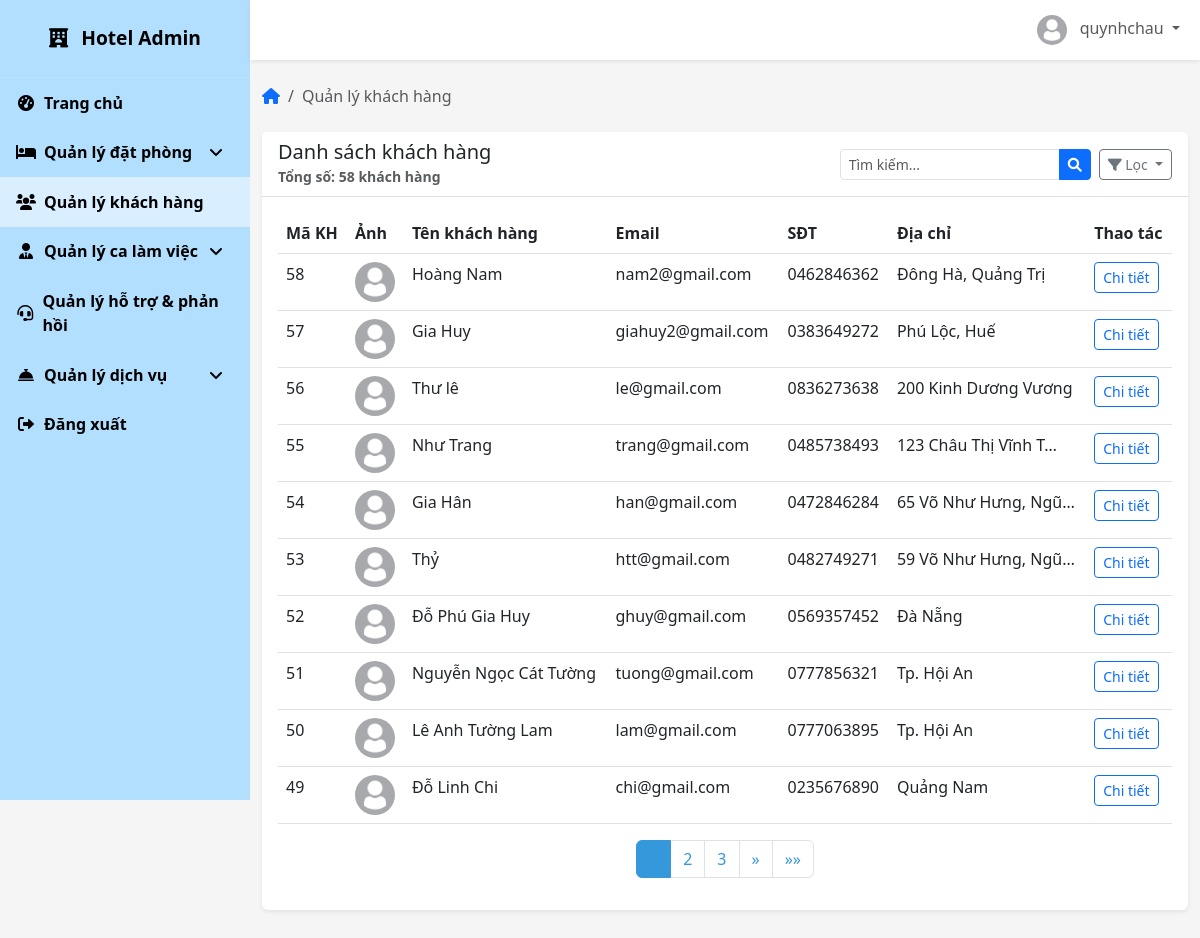
Page /admin-dashboard/customers/ (signed in) on the committed database.
### accounts/models.py (models this page shows, shortened)
class TaiKhoan(AbstractBaseUser, PermissionsMixin):
    username = models.CharField(
        max_length=150,
        unique=True,
        verbose_name=_('Tên đăng nhập'),
        error_messages={
            'unique': _("Tên đăng nhập đã tồn tại."),
        },
    )
    email = models.EmailField(
        verbose_name=_('Địa chỉ email'),
        max_length=255,
        unique=True,
        blank=True,
        null=True,
        error_messages={
            'unique': _("Email đã được sử dụng."),
        },
    )
    sdt = models.CharField(
        max_length=15,
        verbose_name=_('Số điện thoại'),
        blank=True,
        null=True,
    )
    dia_chi = models.TextField(
        verbose_name=_('Địa chỉ'),
        blank=True,
        null=True,
    )
    loai_tk = models.CharField(
        max_length=20,
        choices=[
            ('khach_hang', 'Khách hàng'),
            ('nhan_vien', 'Nhân viên'),
            ('admin', 'Quản lý'),
        ],
        default='khach_hang',
        verbose_name=_('Loại tài khoản'),
    )
    is_staff = models.BooleanField(
        default=False,
        verbose_name=_('Truy cập quản trị'),
    )
    is_active = models.BooleanField(
        default=True,
        verbose_name=_('Kích hoạt'),
    )
    objects = TaiKhoanManager()
    USERNAME_FIELD = 'username'
    REQUIRED_FIELDS = ['email']
    class Meta:
        verbose_name = _('Tài khoản')
        verbose_name_plural = _('Tài khoản')

### core/models.py (models this page shows, shortened)
class KhachHang(models.Model):
    ma_kh = models.AutoField(primary_key=True)
    tai_khoan = models.OneToOneField(settings.AUTH_USER_MODEL, on_delete=models.CASCADE)
    ten_kh = models.CharField(max_length=50)
    sdt = models.CharField(max_length=10)
    email = models.EmailField()
    dia_chi = models.TextField()
    anh_dai_dien = models.ImageField(upload_to='khach_hang/', null=True, blank=True)
    ghi_chu = models.TextField(blank=True)

### core/views.py (the view)
# urls.py: path('admin-dashboard/customers/', core_views.admin_customer_management, name='admin_customer_management'),
@login_required
@user_passes_test(is_admin_or_staff)
def admin_customer_management(request):
    logger.debug(f"User accessing admin_customer_management: {request.user.username}, Role: {getattr(request.user, 'loai_tk', 'N/A')}, Authenticated: {request.user.is_authenticated}")
    customers = KhachHang.objects.all().order_by('-ma_kh')
    search_query = request.GET.get('search', '')
    if search_query:
        customers = customers.filter(
            Q(ten_kh__icontains=search_query) |
            Q(sdt__icontains=search_query) |
            Q(email__icontains=search_query))
    paginator = Paginator(customers, 10)
    page_number = request.GET.get('page')
    page_obj = paginator.get_page(page_number)
    context = {
        'page_obj': page_obj,
        'search_query': search_query,
        'is_admin': request.user.loai_tk == 'admin',
        'is_staff': request.user.loai_tk == 'nhan_vien',
    }
    return render(request, 'admin/customer_management.html', context)

### core/context_processors.py (called while the page is built)
def user_roles_processor(request):
    is_user_true_admin = False  # Phân biệt admin thật sự (superuser hoặc loai_tk='admin')
    is_regular_staff_role = False  # Nhân viên thường, không phải admin/superuser
    if request.user.is_authenticated:
        if request.user.is_superuser or getattr(request.user, 'loai_tk', None) == 'admin':
            is_user_true_admin = True
        if getattr(request.user, 'loai_tk', None) == 'nhan_vien' and not is_user_true_admin:
            is_regular_staff_role = True
    return {
        'is_user_true_admin': is_user_true_admin,
        'is_regular_staff_role': is_regular_staff_role,
    }

### core/views.py (called while the page is built)
def is_admin(user):
    try:
        return user.is_authenticated and (user.is_superuser or getattr(user, 'loai_tk', '').strip().lower() == 'admin')
    except AttributeError as e:
        logger.error(f"Error in is_admin: {str(e)}")
        return False

def is_admin_or_staff(user):
    return is_admin(user) or is_staff(user)

### templates/admin/customer_management.html (shortened to what this page needs)
{% extends 'admin/base.html' %}
{% block breadcrumb %}
<li class="breadcrumb-item active" aria-current="page">Quản lý khách hàng</li>
{% endblock %}
{% block admin_content %}
<div class="card">
    <div class="card-header d-flex justify-content-between align-items-center">
        <div>
            <h5 class="mb-0">Danh sách khách hàng</h5>
            <small class="text-muted">Tổng số: {{ page_obj.paginator.count }} khách hàng</small>
        </div>
        <div class="d-flex">
            <form method="get" class="d-flex">
                <div class="input-group me-2">
                    <input type="text" name="search" class="form-control form-control-sm" placeholder="Tìm kiếm..." value="{{ search_query }}">
                    <button class="btn btn-sm btn-primary" type="submit">
                        <i class="fas fa-search"></i>
                    </button>
                </div>
                <div class="dropdown">
                    <button class="btn btn-sm btn-outline-secondary dropdown-toggle" type="button" id="filterDropdown" data-bs-toggle="dropdown" aria-expanded="false">
                        <i class="fas fa-filter"></i> Lọc
                    </button>
                </div>
            </form>
        </div>
    </div>
    <div class="card-body">
        <div class="table-responsive">
            <table class="table table-hover">
                <thead>
                    <tr>
                        <th>Mã KH</th>
                        <th>Ảnh</th>
                        <th>Tên khách hàng</th>
                        <th>Email</th>
                        <th>SĐT</th>
                        <th>Địa chỉ</th>
                        <th>Thao tác</th>
                    </tr>
                </thead>
                <tbody>
                    {% for customer in page_obj %}
                    <tr>
                        <td>{{ customer.ma_kh }}</td>
                        <td>
                            {% if customer.anh_dai_dien %}
    <img src="{{ customer.anh_dai_dien.url }}" class="rounded-circle" width="40" height="40" alt="Avatar">
{% else %}
    <img src="/static/images/default-avartar.jpg" class="rounded-circle" width="40" height="40" alt="Avatar">
{% endif %}
                        </td>
                        <td>{{ customer.ten_kh }}</td>
                        <td>{{ customer.email }}</td>
                        <td>{{ customer.sdt }}</td>
                        <td>{{ customer.dia_chi|truncatechars:20 }}</td>
                        <td>
                            <a href="{% url 'customer_detail' customer.ma_kh %}" class="btn btn-sm btn-outline-primary">Chi tiết</a>
                        </td>
                    </tr>
                    {% endfor %}
                </tbody>
            </table>
        </div>
        {% include 'admin/pagination.html' with page_obj=page_obj %}
    </div>
</div>
{% endblock %}

### templates/admin/base.html (shortened to what this page needs)
{% extends 'base.html' %}
{% load static %}
{% block extra_css %}
<link rel="stylesheet" href="https://cdnjs.cloudflare.com/ajax/libs/font-awesome/6.0.0/css/all.min.css">
{% endblock %}
{% block content %}
<div class="sidebar" style="background-color: #B3DFFF; color: black;">
    <div class="sidebar-brand">
        <i class="fas fa-hotel me-2"></i>
        <span>Hotel Admin</span>
    </div>
    <ul class="sidebar-nav">
        <li class="sidebar-nav-item">
            <a href="{% url 'admin_dashboard' %}" class="sidebar-nav-link {% if request.resolver_match.url_name == 'admin_dashboard' %}active{% endif %}" style="color: black; font-weight: bold;">
                <i class="fas fa-tachometer-alt"></i>
                <span>Trang chủ</span>
            </a>
        </li>
        <li class="sidebar-nav-item">
            <a href="#roomManagement" class="sidebar-nav-link " data-bs-toggle="collapse" style="color: black; font-weight: bold;">
                <i class="fas fa-bed"></i>
                <span>Quản lý đặt phòng</span>
                <i class="fas fa-angle-down ms-auto"></i>
            </a>
        </li>
        <li class="sidebar-nav-item">
            <a href="{% url 'admin_customer_management' %}" class="sidebar-nav-link {% if request.resolver_match.url_name == 'admin_customer_management' %}active{% endif %}" style="color: black; font-weight: bold;">
                <i class="fas fa-users"></i>
                <span>Quản lý khách hàng</span>
            </a>
        </li>
        <li class="sidebar-nav-item">
            <a href="#staffManagement" class="sidebar-nav-link " data-bs-toggle="collapse" style="color: black; font-weight: bold;">
                <i class="fas fa-user-tie"></i>
                <span>Quản lý ca làm việc</span>
                <i class="fas fa-angle-down ms-auto"></i>
            </a>
        </li>
        <li class="sidebar-nav-item">
            <a href="{% url 'admin_request_management' %}" class="sidebar-nav-link {% if request.resolver_match.url_name == 'admin_request_management' %}active{% endif %}" style="color: black; font-weight: bold;">
                <i class="fas fa-headset"></i>
                <span>Quản lý hỗ trợ & phản hồi</span>
            </a>
        </li>
        <li class="sidebar-nav-item">
            <a href="#serviceManagement" class="sidebar-nav-link " data-bs-toggle="collapse" style="color: black; font-weight: bold;">
                <i class="fas fa-concierge-bell"></i>
                <span>Quản lý dịch vụ</span>
                <i class="fas fa-angle-down ms-auto"></i>
            </a>
        </li>
        <li class="sidebar-nav-item">
            <a href="{% url 'logout' %}" class="sidebar-nav-link" style="color: black; font-weight: bold;">
                <i class="fas fa-sign-out-alt"></i>
                <span>Đăng xuất</span>
            </a>
        </li>
    </ul>
</div>
<div class="main-content">
    <nav class="navbar navbar-expand navbar-light bg-white">
        <div class="container-fluid">
            <ul class="navbar-nav ms-auto">
                <li class="nav-item dropdown">
                    <a class="nav-link dropdown-toggle" href="#" id="navbarDropdown" role="button" data-bs-toggle="dropdown" aria-expanded="false">
                        <img src="{% if user.avatar %}{{ user.avatar.url}}{% else %}{% static 'images/default-avartar.jpg' %}{% endif %}" class="avatar me-2" alt="Avatar">
                        <span class="d-none d-md-inline">{{ request.user.get_full_name|default:request.user.username }}</span>
                    </a>
                </li>
            </ul>
        </div>
    </nav>
    <div class="container-fluid py-4">
        <nav aria-label="breadcrumb" class="mb-4">
            <ol class="breadcrumb">
                <li class="breadcrumb-item"><a href="{% url 'admin_dashboard' %}"><i class="fas fa-home"></i></a></li>
                {% block breadcrumb %}
                {% endblock %}
            </ol>
        </nav>
        {% block admin_content %}
        {% endblock %}
    </div>
</div>
{% endblock %}

### templates/admin/base.html (style rules this page uses)
:root { --sidebar-width: 250px; --navbar-height: 60px; --primary-color: #3498db; --secondary-color: #2c3e50; --light-color: #ecf0f1; --dark-color: #34495e; --success-color: #2ecc71; --danger-color: #e74c3c; --warning-color: #f39c12; }
body { font-family: 'Segoe UI', Tahoma, Geneva, Verdana, sans-serif; background-color: #f5f5f5; }
.sidebar { width: var(--sidebar-width); height: 100vh; position: fixed; top: 0; left: 0; background-color: var(--secondary-color); color: white; transition: all 0.3s; z-index: 1000; }
.sidebar-brand { padding: 1.5rem 1rem; font-size: 1.2rem; font-weight: bold; text-align: center; border-bottom: 1px solid rgba(255, 255, 255, 0.1); }
.sidebar-nav { padding: 0; list-style: none; }
.sidebar-nav-item { position: relative; }
.sidebar-nav-link { display: flex; align-items: center; padding: 0.8rem 1rem; color: rgba(255, 255, 255, 0.7); text-decoration: none; transition: all 0.3s; }
.sidebar-nav-link:hover, .sidebar-nav-link.active { color: white; background-color: rgba(255, 255, 255, 0.5); }
.sidebar-nav-link i { margin-right: 0.5rem; width: 20px; text-align: center; }
.main-content { margin-left: var(--sidebar-width); padding-top: var(--navbar-height); min-height: 100vh; transition: all 0.3s; }
.navbar { height: var(--navbar-height); position: fixed; top: 0; right: 0; left: var(--sidebar-width); z-index: 1030; background-color: white; box-shadow: 0 0.125rem 0.25rem rgba(0, 0, 0, 0.075); }
.breadcrumb { background-color: transparent; padding: 0; }
.card { border: none; box-shadow: 0 0.125rem 0.25rem rgba(0, 0, 0, 0.075); margin-bottom: 1.5rem; }
.card-header { background-color: white; border-bottom: 1px solid rgba(0, 0, 0, 0.125); font-weight: bold; }
.table th { border-top: none; font-weight: 600; }
.avatar { width: 30px; height: 30px; border-radius: 50%; object-fit: cover; }

### rows in the picture
TaiKhoan: user.get_full_name "quynhchau"
KhachHang: ma_kh "58", ten_kh "Hoàng Nam", email "nam2@gmail.com", sdt "0462846362", dia_chi "Đông Hà, Quảng Trị"
KhachHang: ma_kh "57", ten_kh "Gia Huy", email "giahuy2@gmail.com", sdt "0383649272", dia_chi "Phú Lộc, Huế"
KhachHang: ma_kh "56", ten_kh "Thư lê", email "le@gmail.com", sdt "0836273638", dia_chi "200 Kinh Dương Vương"
KhachHang: ma_kh "55", ten_kh "Như Trang", email "trang@gmail.com", sdt "0485738493", dia_chi "123 Châu Thị Vĩnh T…"
KhachHang: ma_kh "54", ten_kh "Gia Hân", email "han@gmail.com", sdt "0472846284", dia_chi "65 Võ Như Hưng, Ngũ…"
KhachHang: ma_kh "53", ten_kh "Thỷ", email "htt@gmail.com", sdt "0482749271", dia_chi "59 Võ Như Hưng, Ngũ…"
KhachHang: ma_kh "52", ten_kh "Đỗ Phú Gia Huy", email "ghuy@gmail.com", sdt "0569357452", dia_chi "Đà Nẵng"
KhachHang: ma_kh "51", ten_kh "Nguyễn Ngọc Cát Tường", email "tuong@gmail.com", sdt "0777856321", dia_chi "Tp. Hội An"
KhachHang: ma_kh "50", ten_kh "Lê Anh Tường Lam", email "lam@gmail.com", sdt "0777063895", dia_chi "Tp. Hội An"
KhachHang: ma_kh "49", ten_kh "Đỗ Linh Chi", email "chi@gmail.com", sdt "0235676890", dia_chi "Quảng Nam"

### other values in the picture
{{ page_obj.paginator.count }} "58"
{{ num }} "2" "3"
